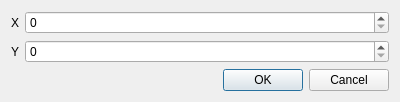
<?xml version="1.0" encoding="UTF-8"?>
<ui version="4.0">
 <class>PointInitializationDialog</class>
 <widget class="QDialog" name="PointInitializationDialog">
  <property name="geometry">
   <rect>
    <x>0</x>
    <y>0</y>
    <width>400</width>
    <height>95</height>
   </rect>
  </property>
  <property name="windowTitle">
   <string>Dialog</string>
  </property>
  <layout class="QFormLayout" name="formLayout">
   <item row="0" column="0">
    <widget class="QLabel" name="label">
     <property name="text">
      <string>X</string>
     </property>
    </widget>
   </item>
   <item row="1" column="0">
    <widget class="QLabel" name="label_2">
     <property name="text">
      <string>Y</string>
     </property>
    </widget>
   </item>
   <item row="2" column="0" colspan="2">
    <widget class="QDialogButtonBox" name="buttonBox">
     <property name="orientation">
      <enum>Qt::Horizontal</enum>
     </property>
     <property name="standardButtons">
      <set>QDialogButtonBox::Cancel|QDialogButtonBox::Ok</set>
     </property>
    </widget>
   </item>
   <item row="0" column="1">
    <widget class="QSpinBox" name="x"/>
   </item>
   <item row="1" column="1">
    <widget class="QSpinBox" name="y"/>
   </item>
  </layout>
 </widget>
 <resources/>
 <connections>
  <connection>
   <sender>buttonBox</sender>
   <signal>accepted()</signal>
   <receiver>PointInitializationDialog</receiver>
   <slot>accept()</slot>
   <hints>
    <hint type="sourcelabel">
     <x>248</x>
     <y>254</y>
    </hint>
    <hint type="destinationlabel">
     <x>157</x>
     <y>274</y>
    </hint>
   </hints>
  </connection>
  <connection>
   <sender>buttonBox</sender>
   <signal>rejected()</signal>
   <receiver>PointInitializationDialog</receiver>
   <slot>reject()</slot>
   <hints>
    <hint type="sourcelabel">
     <x>316</x>
     <y>260</y>
    </hint>
    <hint type="destinationlabel">
     <x>286</x>
     <y>274</y>
    </hint>
   </hints>
  </connection>
 </connections>
</ui>
